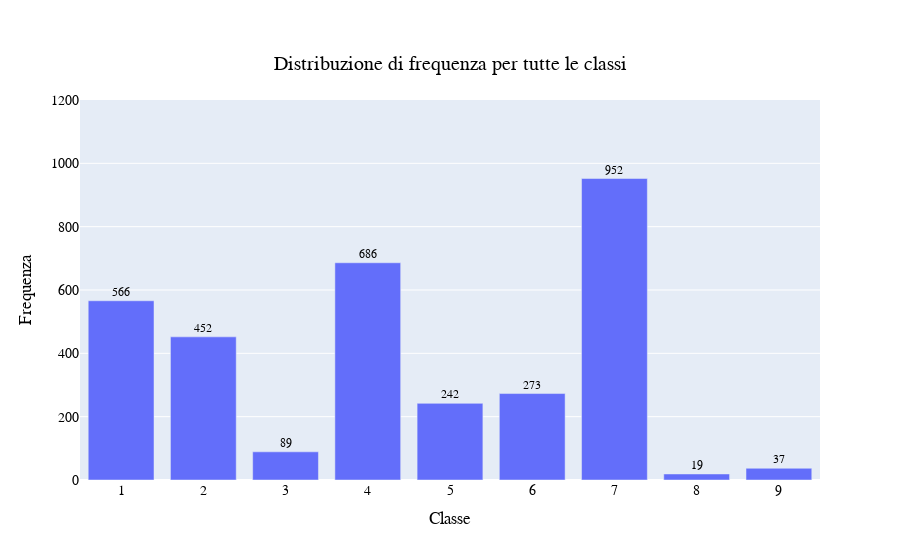

The code cell stored with this chart in its notebook:
### Code cell
# Conta i valori delle classi e li ordina
plot_dist = training_tot['Class'].value_counts().sort_index()

# Crea il grafico a barre con personalizzazioni
fig = px.bar(
    plot_dist,
    title='Distribuzione di frequenza per tutte le classi', 
    text_auto=True,  # Mostra il valore delle barre
    labels={'index': 'Classe', 'value': 'Frequenza'}  # Etichette personalizzate degli assi
)

# Personalizza il layout del grafico
fig.update_layout(
    title={
        'text': 'Distribuzione di frequenza per tutte le classi',
        'y': 0.9,  # Posizione verticale del titolo
        'x': 0.5,  # Posizione orizzontale (centrato)
        'xanchor': 'center',
        'yanchor': 'top'
    },
    xaxis_title='Classe',  # Etichetta asse X
    yaxis_title='Frequenza',  # Etichetta asse Y
    font=dict(
        family="Arial, sans-serif",  # Font del testo
        size=14,  # Dimensione del font
        color="black"  # Colore del testo
    ),
    showlegend=False  # Rimuove la legenda
)

# Imposta il limite massimo dell'asse y a 1200
fig.update_yaxes(range=[0, 1200])

# Aggiungi spaziatura per il testo sulle barre e regola la dimensione del testo
fig.update_traces(
    textfont_size=12,  # Dimensione del testo automatico sulle barre
    textposition='outside'  # Posizionamento del testo sopra le barre
)

# Mostra il grafico
fig.show()

### Figure 1 — Plotly figure (JSON) as saved in the notebook; plotly's stock layout.template omitted (floating-point values rounded to 4 significant figures)
{"data": [{"alignmentgroup": "True", "hovertemplate": "variable=count<br>Class=%{x}<br>Frequenza=%{y}<extra></extra>", "legendgroup": "count", "marker": {"color": "#636efa", "pattern": {"shape": ""}}, "name": "count", "offsetgroup": "count", "orientation": "v", "showlegend": true, "textfont": {"size": 12}, "textposition": "outside", "texttemplate": "%{y}", "type": "bar", "x": [1, 2, 3, 4, 5, 6, 7, 8, 9], "xaxis": "x", "y": [566, 452, 89, 686, 242, 273, 952, 19, 37], "yaxis": "y"}], "layout": {"autosize": true, "barmode": "relative", "font": {"color": "black", "family": "Arial, sans-serif", "size": 14}, "legend": {"title": {"text": "variable"}, "tracegroupgap": 0}, "showlegend": false, "title": {"text": "Distribuzione di frequenza per tutte le classi", "x": 0.5, "xanchor": "center", "y": 0.9, "yanchor": "top"}, "xaxis": {"anchor": "y", "autorange": true, "domain": [0, 1], "range": [0.5, 9.5], "title": {"text": "Classe"}, "type": "linear"}, "yaxis": {"anchor": "x", "domain": [0, 1], "range": [0, 1200], "title": {"text": "Frequenza"}, "type": "linear"}}}
